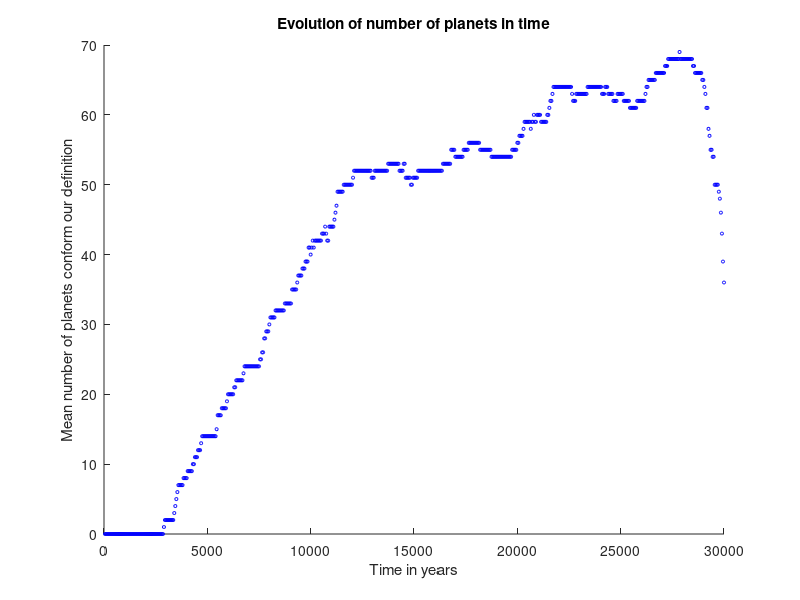

This figure's MATLAB source:
clear all;

load('AP1000.mat');
AP1000 = AP;
clear AP;
load('AP1000controle.mat');
AP1000c = AP;
clear AP;

scatter(50:50:20000,AP1000,5,[0,0,1],'o');
hold on;
scatter(20050:50:30000,AP1000c,5,[0,0,1],'o');

title('Evolution of number of planets in time');
xlabel('Time in years');
ylabel('Mean number of planets conform our definition');
